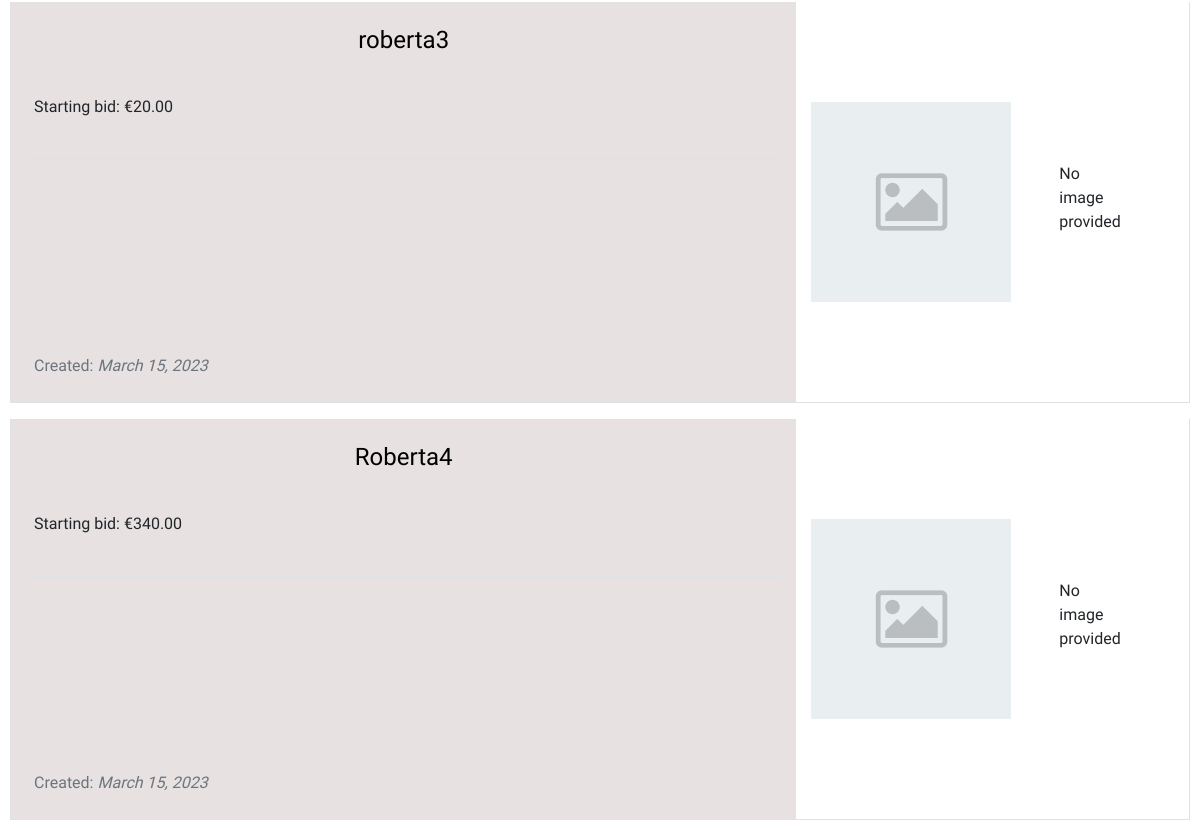
The app's page / (lower part), older data.
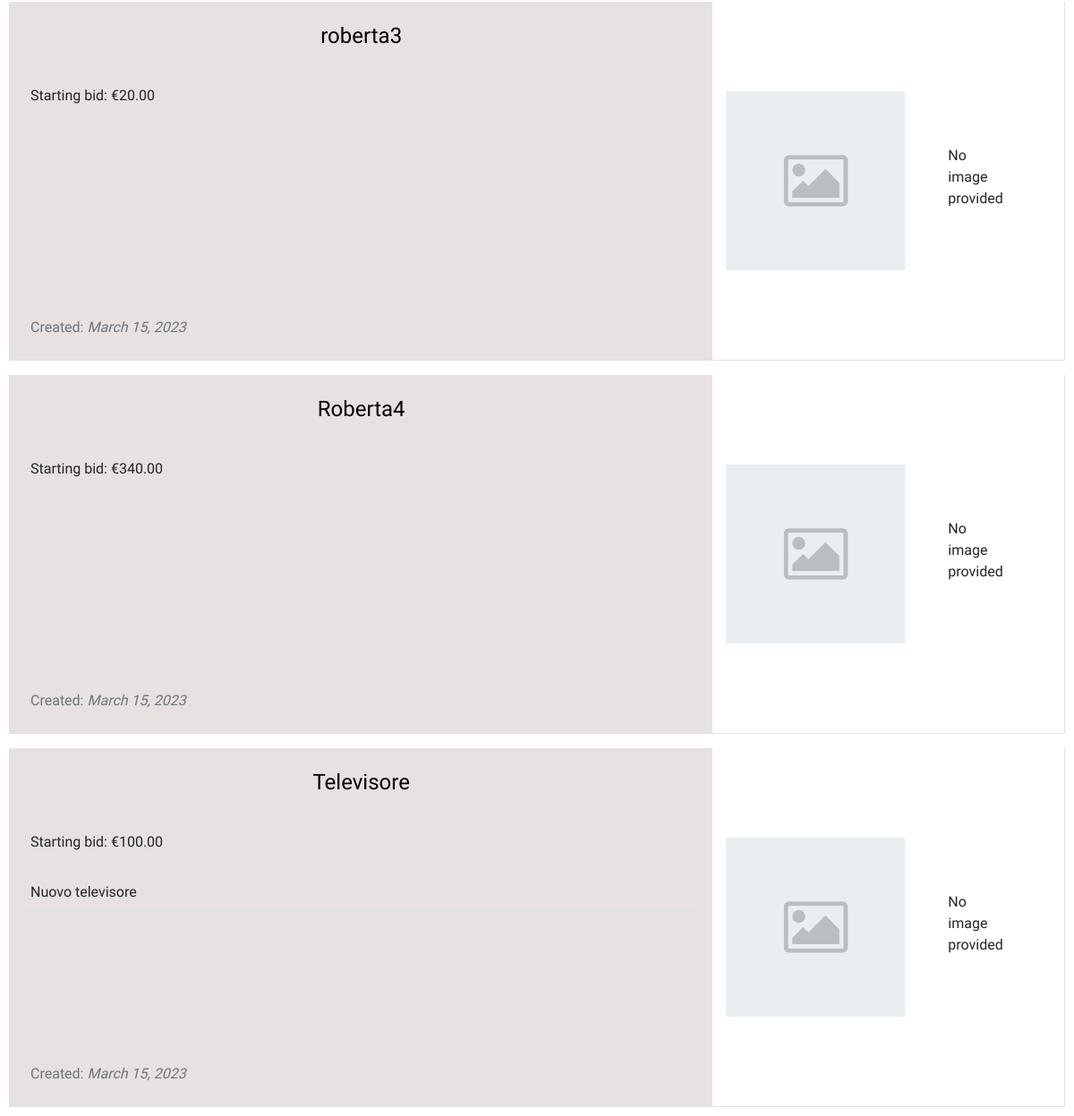
The same page, newer data.
### auctions/models.py (models this page shows, shortened)
class Auction(models.Model):
    title = models.CharField(max_length=64)
    description = models.TextField(max_length=200, blank=True)
    owner = models.ForeignKey(User, on_delete=models.CASCADE)
    start_bid = models.DecimalField(max_digits=8, decimal_places=2, default=0.00)
    active = models.BooleanField(default=True)
    image = models.ImageField(upload_to='auctions_images/', blank=True)
    category = models.CharField(max_length=64, blank=True)
    date = models.DateField()

### auctions/views.py (the view)
# urls.py: path("", views.index, name="index"),
def index(request):
    auctions_list = Auction.objects.filter(active=True)
    current_price = Bid.objects.values('auction_id').annotate(max_amount=Max('amount'))
    return render(request, "auctions/index.html", {
        "auctions_list" : auctions_list,
        "current_price" : current_price
    })

### auctions/templates/auctions/index.html (shortened to what this page needs)
{% extends "auctions/layout.html" %}
{% block body %}
    <div class="container-fluid">
                {% if auctions_list %}
                    {% for auction in auctions_list %}
                    <div class="row justify-content-center align-items-center flex-column flex-lg-row mt-3 border border-top-0 border-5">
                        <div class="col d-flex flex-column" style="height:400px;" id="list-index">
                            <a href="{% url 'detail' auction.id %}" class="p-2 text-center mt-3">
                                <h4>{{ auction.title }}</h4>
                            </a>
                            <p class="p-2 mt-3">Starting bid: €{{ auction.start_bid }}</p>
                                    <p class="p-2 border-bottom">{{ auction.description }}</p>
                                    <p class="mt-auto p-2 text-muted">Created: <i>{{ auction.date }}</i></p>
                        </div>
                                <div class="container col-4 d-flex align-items-center justify-content-center">
                                    {% if auction.image %}
                                        <img src="{{auction.image.url}}" alt="{{ auction.title }}" width="400px" height="300px">
                                    {% else %}
                                        <img src="/media/auctions_images/default-placeholder.png" alt="default image" width="200px">
                                        <label class="mx-5" for="img">No image provided</label>
                                    {% endif %}
                                </div>
                    </div>
                {% endfor %}
            {% endif %}
    </div>
{% endblock %}

Row changes from the older to the newer data that the page shows:
added Auction: title "Televisore", start_bid "100.00", description "Nuovo televisore", date "March 15, 2023"
